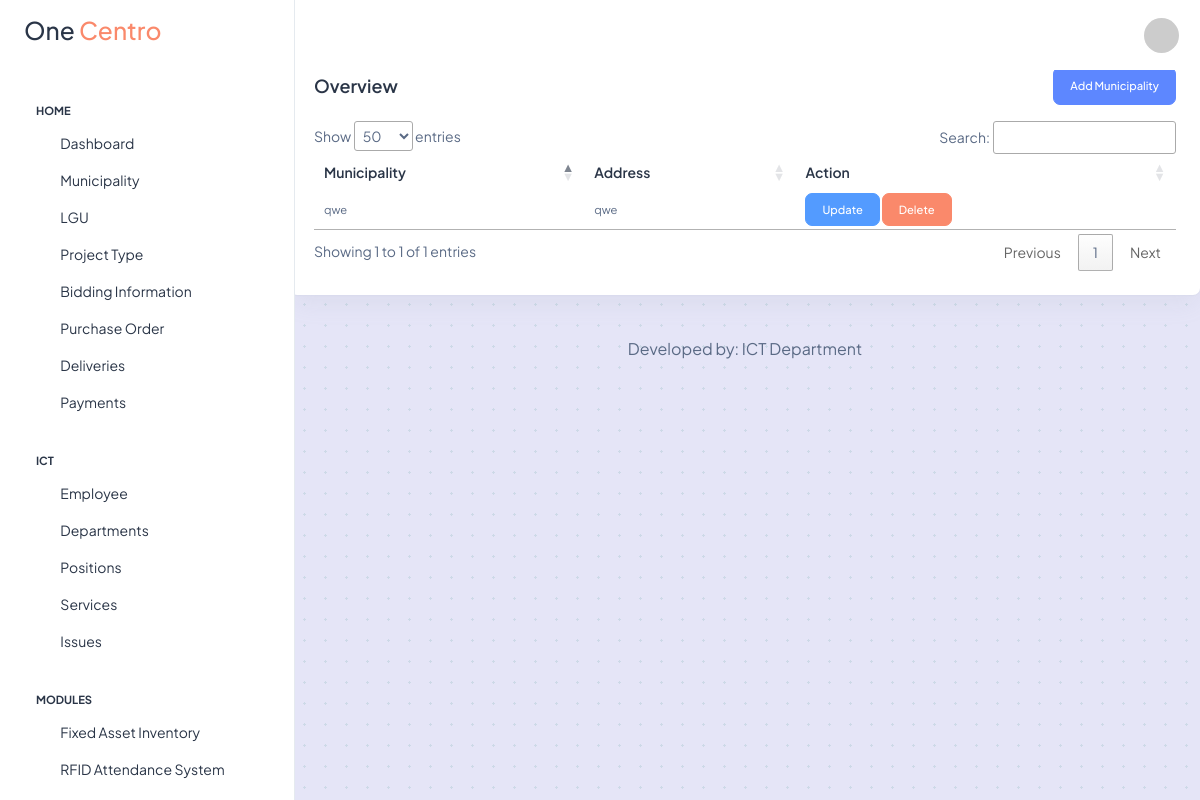
The app's page /dashboard/municipality.php (signed in), older data.
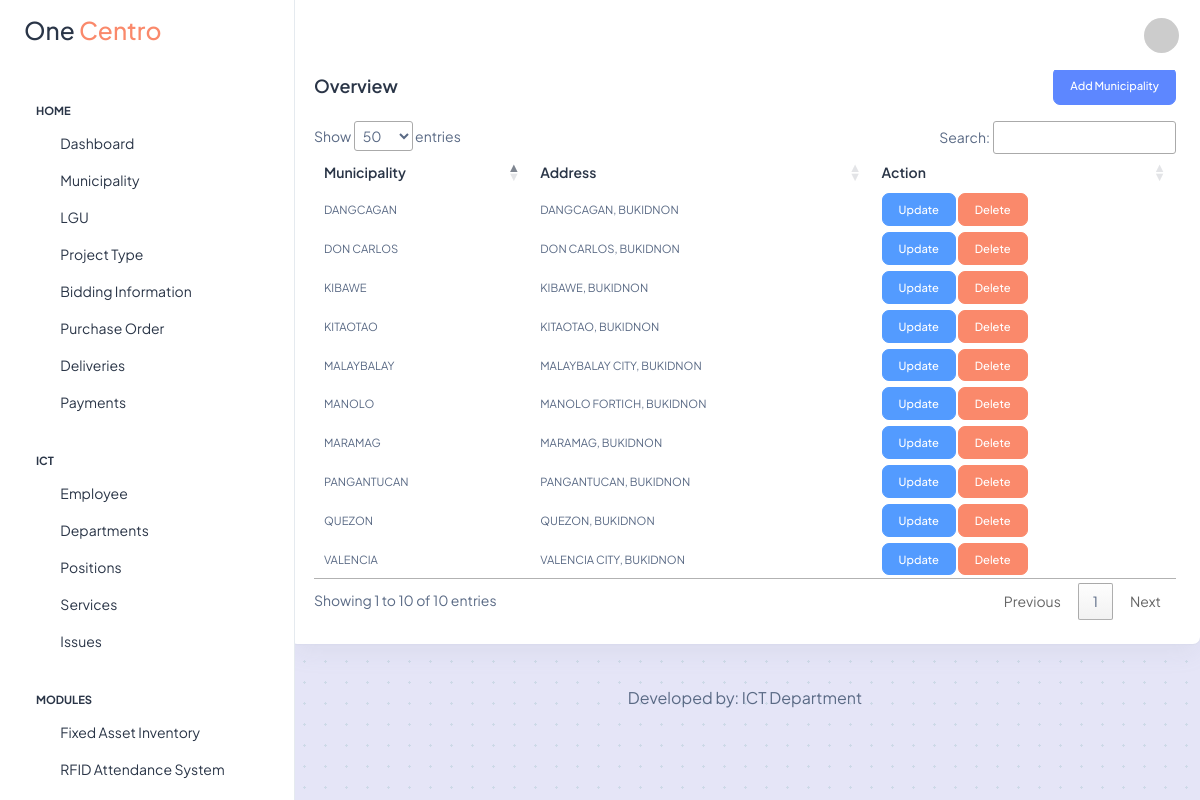
The same page, newer data.
### tables this page shows
CREATE TABLE `bd_municipality` (
  `id` int(11) NOT NULL,
  `municipality_name` varchar(100) NOT NULL,
  `address` varchar(100) NOT NULL
);

### db/conn.php (called while the page is built)
<?php
    class DBConnection {
        private $host = "localhost";
        private $user = "root";
        private $pass = "";
        private $db = "one_centro";
        protected function connect() {
            try {
                $dsn = 'mysql: host=' . $this->host . ';dbname=' . $this->db;
                $pdo = new PDO($dsn, $this->user, $this->pass);
                $pdo->setAttribute(PDO::ATTR_ERRMODE, PDO::ERRMODE_EXCEPTION);
                return $pdo;
            } catch(PDOException $e) {
                print_r($e);
            }
        }
    }
?>

### models/municipalities-facade.php (called while the page is built, shortened)
<?php
class MunicipalitiesFacade extends DBConnection
{
    public function fetchMunicipalities()
    {
        $sql = $this->connect()->prepare("SELECT * FROM bd_municipality ORDER BY municipality_name");
        $sql->execute();
        return $sql;
    }
}

### dashboard/municipality.php (the view, shortened to what this page needs)
<?php
include realpath(__DIR__ . '/../includes/layout/dashboard-header.php');
include realpath(__DIR__ . '/../models/municipalities-facade.php');
$municipalitiesFacade = new MunicipalitiesFacade;
if (isset($_SESSION["user_role"])) {
    $userRole = $_SESSION["user_role"];
}
if (isset($_SESSION["first_name"])) {
    $firstName = $_SESSION["first_name"];
}
if (isset($_SESSION["department"])) {
    $department = $_SESSION["department"];
}
?>
<div class="page-wrapper" id="main-wrapper" data-layout="vertical" data-navbarbg="skin6" data-sidebartype="full" data-sidebar-position="fixed" data-header-position="fixed">
    <aside class="left-sidebar">
      <div>
        <div class="brand-logo d-flex align-items-center justify-content-between">
            <a href="./index" class="text-nowrap logo-img"><h3>One <span class="text-danger">Centro</span></h3></a>
        </div>
        <?php include realpath(__DIR__ . '/../includes/layout/dashboard-sidebar.php') ?>
      </div>
    </aside>
    <div class="body-wrapper">
        <header class="app-header">
            <nav class="navbar navbar-expand-lg navbar-light">
                <div class="navbar-collapse justify-content-end px-0" id="navbarNav">
                    <ul class="navbar-nav flex-row ms-auto align-items-center justify-content-end">
                        <li class="nav-item dropdown">
                            <a class="nav-link nav-icon-hover" href="javascript:void(0)" id="drop2" data-bs-toggle="dropdown" aria-expanded="false">
                                <img src="https://ui-avatars.com/api/?name=<?= $firstName . '+' . $lastName ?>&background=random" class="rounded-circle" width="35" height="35">
                            </a>
                        </li>
                    </ul>
                </div>
            </nav>
        </header>
        <div class="container-fluid">
            <div class="row">
                <div class="col-lg-12 d-flex align-items-strech">
                    <div class="card w-100">
                        <div class="card-body p-4">
                            <div class="d-flex justify-content-between">
                                <h5 class="card-title fw-semibold my-2">Overview</h5>
                                <button type="button" class="btn btn-primary" data-bs-toggle="modal" data-bs-target="#addMunicipalityModal">Add Municipality</button>
                            </div>
                            <div class="py-2">
                            </div>
                            <div class="table-responsive">
                                <table class="table data-table text-nowrap mb-0 align-middle">
                                    <thead class="text-dark fs-4">
                                        <tr>
                                            <th class="border-bottom-0">
                                                <h6 class="fw-semibold mb-0">Municipality</h6>
                                            </th>
                                            <th class="border-bottom-0">
                                                <h6 class="fw-semibold mb-0">Address</h6>
                                            </th>
                                            <th class="border-bottom-0">
                                                <h6 class="fw-semibold mb-0">Action</h6>
                                            </th>
                                        </tr>
                                    </thead>
                                    <tbody>
                                    <?php
                                    $fetchMunicipalities = $municipalitiesFacade->fetchMunicipalities();
                                    while ($row = $fetchMunicipalities->fetch(PDO::FETCH_ASSOC)) { ?>
                                        <tr>
                                            <td class="border-bottom-0">
                                                <p class="mb-0 fw-normal"><?= $row["municipality_name"] ?></p>
                                            </td>
                                            <td class="border-bottom-0">
                                                <p class="mb-0 fw-normal"><?= $row["address"] ?></p>
                                            </td>
                                            <td class="border-bottom-0">
                                                <a href="municipality?is_updated=<?= $row["id"] ?>" class="btn btn-info">Update</a>
                                                <a href="delete-municipality?municipality_id=<?= $row["id"] ?>" class="btn btn-danger" onclick="return confirm('Are you sure you want to delete this municipality?');">Delete</a>
                                            </td>
                                        </tr>
                                    <?php } ?>
                                    </tbody>
                                </table>
                            </div>
                        </div>
                    </div>
                </div>
            </div>
            <div class="py-6 px-6 text-center">
                <p class="mb-0 fs-4">Developed by: ICT Department</p>
            </div>
        </div>
    </div>
</div>
<?php include realpath(__DIR__ . '/../includes/layout/dashboard-footer.php') ?>

### includes/layout/dashboard-header.php (shortened to what this page needs)
<!DOCTYPE html>
<html lang="en">
<head>
    <link rel="stylesheet" href="../vendor/twbs/bootstrap/dist/css/bootstrap.min.css">
    <link rel="stylesheet" href="../vendor/twbs/bootstrap-icons/font/bootstrap-icons.min.css">
    <link rel="stylesheet" href="https://cdn.datatables.net/1.13.7/css/jquery.dataTables.min.css">
    <link rel="stylesheet" href="https://cdn.datatables.net/buttons/2.4.2/css/buttons.dataTables.min.css">
    <link rel="stylesheet" href="../dist/css/styles.min.css">
    <link rel="stylesheet" href="../dist/css/main.css">
</head>
<body>

### includes/layout/dashboard-sidebar.php (shortened to what this page needs)
<nav class="sidebar-nav scroll-sidebar">
    <ul id="sidebarnav">
        <li class="nav-small-cap">
            <span class="hide-menu">Home</span>
        </li>
        <li class="sidebar-item">
            <a class="sidebar-link" href="index" aria-expanded="false">
                <span><i class="ti ti-layout-dashboard"></i></span>
                <span class="hide-menu">Dashboard</span>
            </a>
        </li>
        <li class="sidebar-item">
            <a class="sidebar-link" href="municipality" aria-expanded="false">
                <span><i class="ti ti-layout-dashboard"></i></span>
                <span class="hide-menu">Municipality</span>
            </a>
        </li>
        <li class="sidebar-item">
            <a class="sidebar-link" href="lgu" aria-expanded="false">
                <span><i class="ti ti-layout-dashboard"></i></span>
                <span class="hide-menu">LGU</span>
            </a>
        </li>
        <li class="sidebar-item">
            <a class="sidebar-link" href="project-type" aria-expanded="false">
                <span><i class="ti ti-layout-dashboard"></i></span>
                <span class="hide-menu">Project Type</span>
            </a>
        </li>
        <li class="sidebar-item">
            <a class="sidebar-link" href="bidding-information" aria-expanded="false">
                <span><i class="ti ti-layout-dashboard"></i></span>
                <span class="hide-menu">Bidding Information</span>
            </a>
        </li>
        <li class="sidebar-item">
            <a class="sidebar-link" href="purchase-order" aria-expanded="false">
                <span><i class="ti ti-layout-dashboard"></i></span>
                <span class="hide-menu">Purchase Order</span>
            </a>
        </li>
        <li class="sidebar-item">
            <a class="sidebar-link" href="deliveries" aria-expanded="false">
                <span><i class="ti ti-layout-dashboard"></i></span>
                <span class="hide-menu">Deliveries</span>
            </a>
        </li>
        <li class="sidebar-item">
            <a class="sidebar-link" href="payments" aria-expanded="false">
                <span><i class="ti ti-layout-dashboard"></i></span>
                <span class="hide-menu">Payments</span>
            </a>
        </li>
        <li class="nav-small-cap">
            <span class="hide-menu"><?= $department ?></span>
        </li>
        <?php if ($department == 'ICT') { ?>
            <li class="sidebar-item">
                <a class="sidebar-link" href="employee" aria-expanded="false">
                    <span><i class="ti ti-users"></i></span>
                    <span class="hide-menu">Employee</span>
                </a>
            </li>
            <li class="sidebar-item">
                <a class="sidebar-link" href="departments" aria-expanded="false">
                    <span><i class="ti ti-door"></i></span>
                    <span class="hide-menu">Departments</span>
                </a>
            </li>
            <?php if ($userRole == 1) { ?>
                <li class="sidebar-item">
                    <a class="sidebar-link" href="positions" aria-expanded="false">
                        <span><i class="ti ti-user"></i></span>
                        <span class="hide-menu">Positions</span>
                    </a>
                </li>
                <li class="sidebar-item">
                    <a class="sidebar-link" href="services" aria-expanded="false">
                        <span><i class="ti ti-clipboard"></i></span>
                        <span class="hide-menu">Services</span>
                    </a>
                </li>
                <li class="sidebar-item">
                    <a class="sidebar-link" href="issues" aria-expanded="false">
                        <span><i class="ti ti-star"></i></span>
                        <span class="hide-menu">Issues</span>
                    </a>
                </li>
        <?php }
        } ?>
        <li class="nav-small-cap">
            <span class="hide-menu">Modules</span>
        </li>
        <?php if ($department == 'ICT') { ?>
            <li class="sidebar-item">
                <a class="sidebar-link" href="fixed-asset-inventory" aria-expanded="false">
                    <span><i class="ti ti-archive"></i></span>
                    <span class="hide-menu">Fixed Asset Inventory</span>
                </a>
            </li>
            <li class="sidebar-item">
                <a class="sidebar-link" href="../rfid" target="_blank" aria-expanded="false">
                    <span><i class="ti ti-archive"></i></span>
                    <span class="hide-menu">RFID Attendance System</span>
                </a>
            </li>
        <?php } ?>
        <li class="sidebar-item">
            <a class="sidebar-link" href="cts" aria-expanded="false">
            </a>
        </li>
    </ul>
</nav>

### includes/layout/dashboard-footer.php (shortened to what this page needs)
</body>
</html>

### dashboard/municipality.php (style rules this page uses)
body { opacity: 1; background-image: radial-gradient(#cdd9e7 1.05px, #e5e5f7 1.05px); background-size: 21px 21px; }

Row changes from the older to the newer data that the page shows:
removed bd_municipality: municipality_name "qwe", address "qwe"
added bd_municipality: municipality_name "DANGCAGAN", address "DANGCAGAN, BUKIDNON"
added bd_municipality: municipality_name "DON CARLOS", address "DON CARLOS, BUKIDNON"
added bd_municipality: municipality_name "KIBAWE", address "KIBAWE, BUKIDNON"
added bd_municipality: municipality_name "KITAOTAO", address "KITAOTAO, BUKIDNON"
added bd_municipality: municipality_name "MALAYBALAY", address "MALAYBALAY CITY, BUKIDNON"
added bd_municipality: municipality_name "MANOLO", address "MANOLO FORTICH, BUKIDNON"
added bd_municipality: municipality_name "MARAMAG", address "MARAMAG, BUKIDNON"
added bd_municipality: municipality_name "PANGANTUCAN", address "PANGANTUCAN, BUKIDNON"
added bd_municipality: municipality_name "QUEZON", address "QUEZON, BUKIDNON"
added bd_municipality: municipality_name "VALENCIA", address "VALENCIA CITY, BUKIDNON"
Text that changed along with them:
text written by a page script: "Show entries Search: Showing 1 to 1 of 1 entries Previous 1 Next" → "Show entries Search: Showing 1 to 10 of 10 entries Previous 1 Next"
